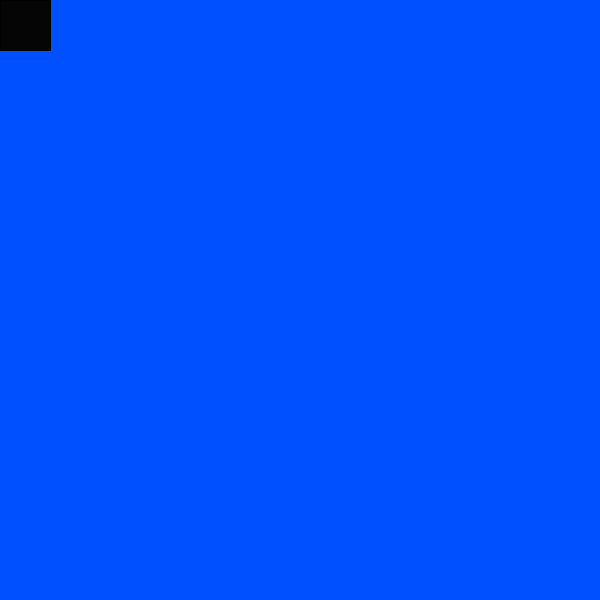
Frame 1 (no input)
Frame 60 (the mouse pressed at the canvas centre just before this capture): identical to frame 1, image omitted
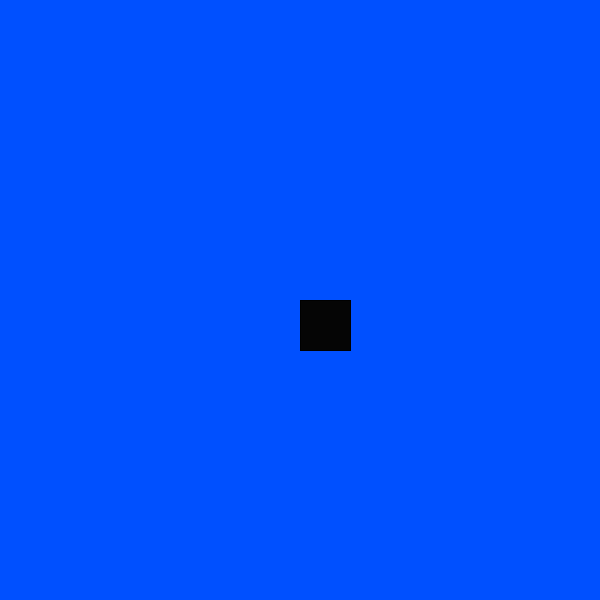
Frame 120 (the mouse held since frame 60 and released just before this capture)

The Processing sketch that drew these frames (run headless with seeded random() and noise(); from frame 60 on, the mouse is pressed at the canvas centre):

// Processing sketch: processing_54580
// ── processing_54580.pde


void setup(){
size (600,600);

}

void draw(){
  background(0,80,255);
  drawMicky(mouseX,mouseY);
  smooth(); 
}
  
  void drawMicky(float x, float y){
    fill(5);
 smooth();
   rect(x,y,50,50);
  
  }
